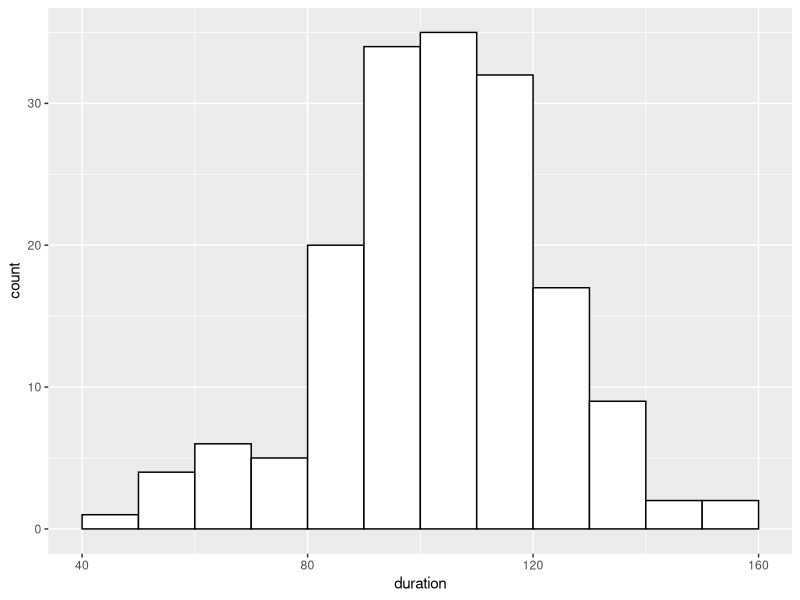
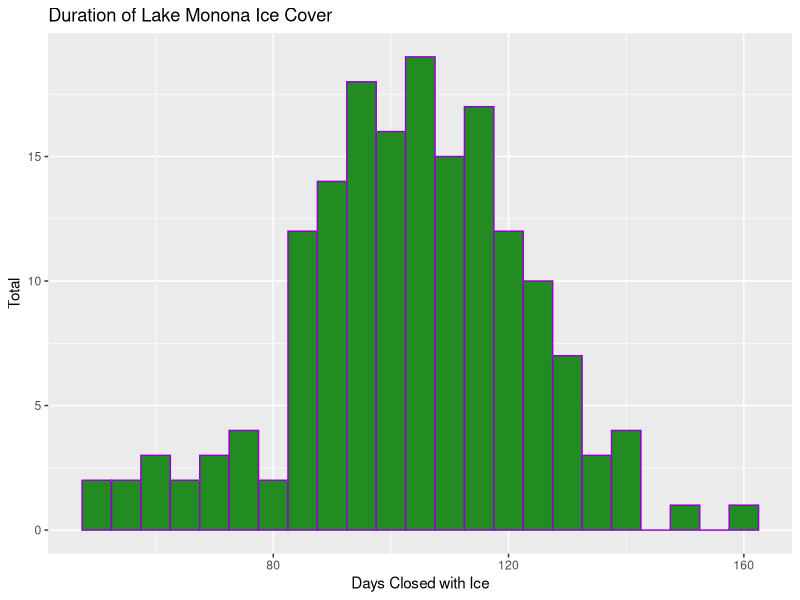
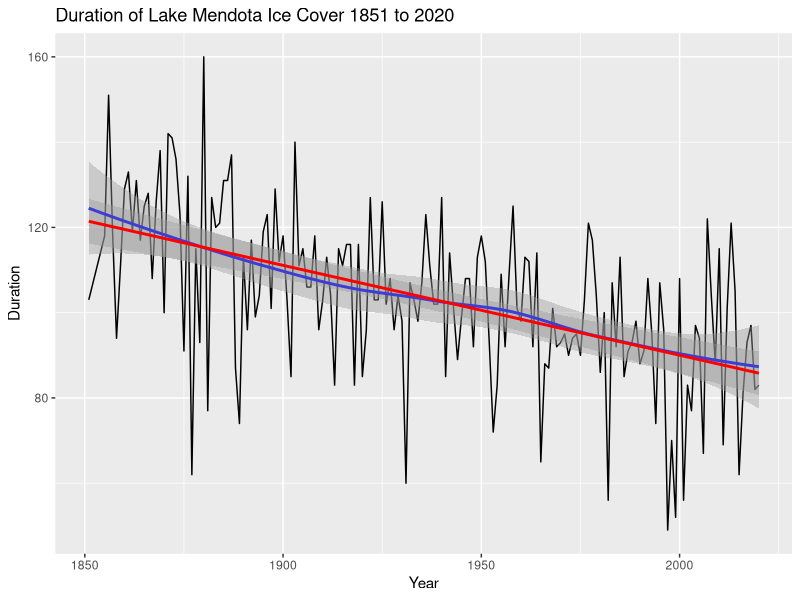
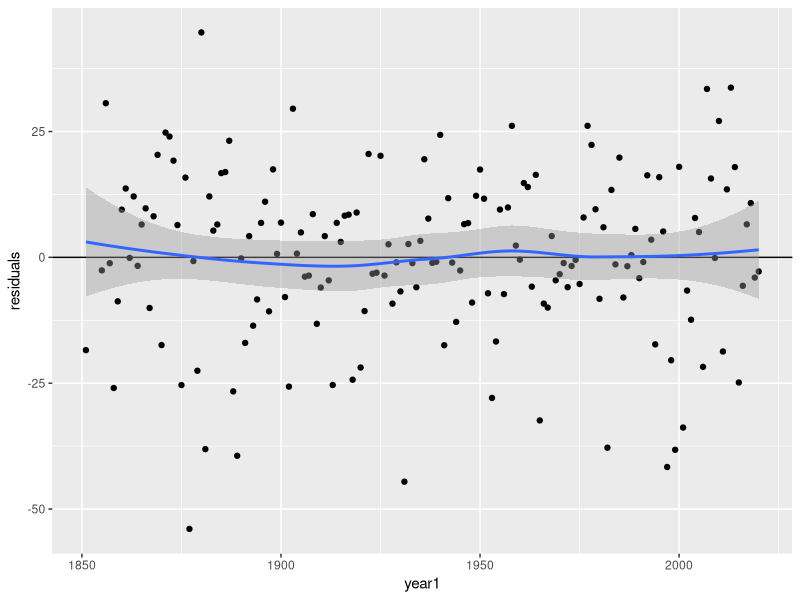
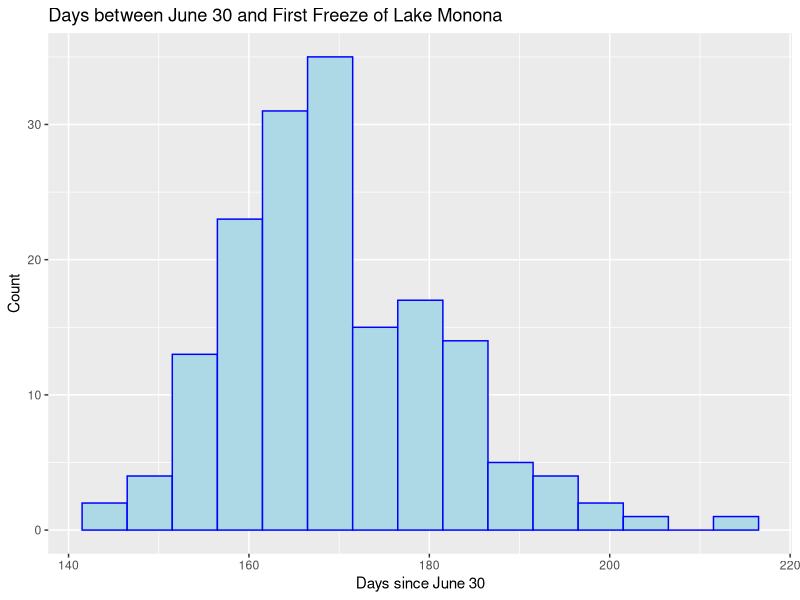
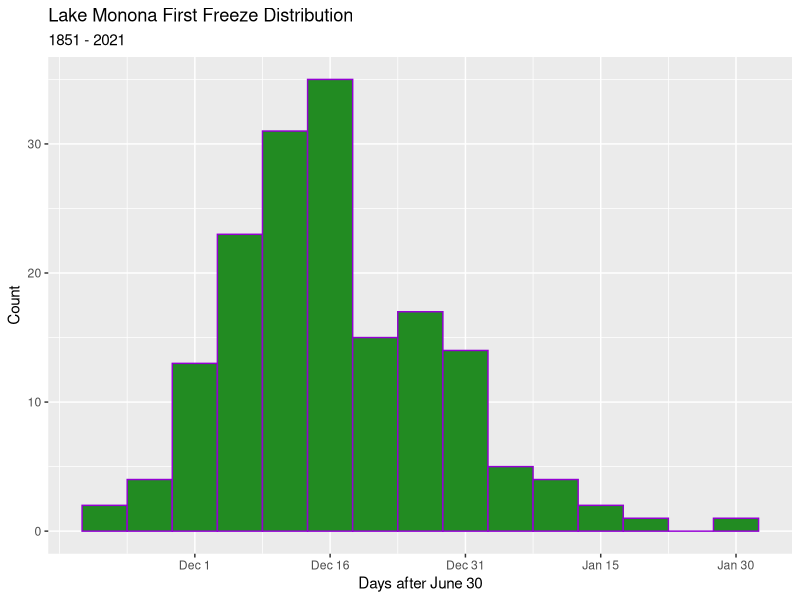
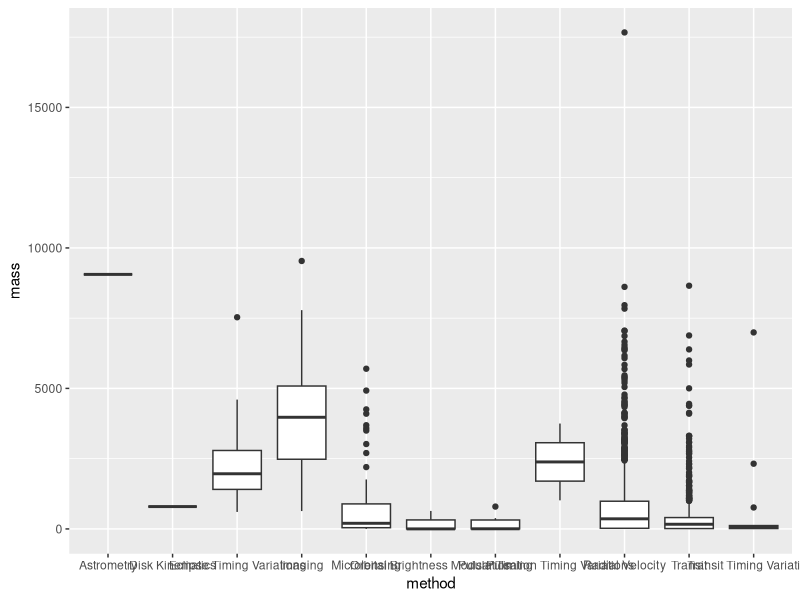
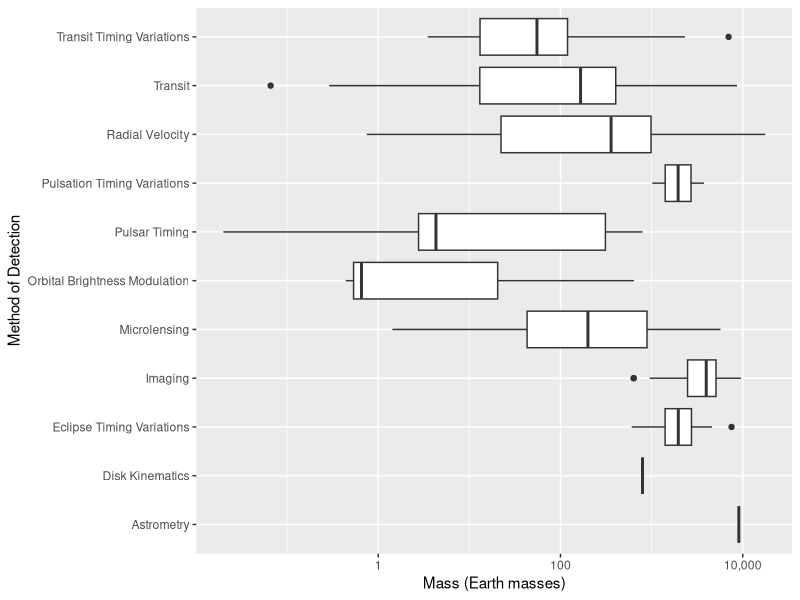

Here is the R script that generated these plots, in order:
## ---- chunk 1
knitr::opts_chunk$set(echo = TRUE, message=FALSE)
library(tidyverse)
library(lubridate)
## ---- chunk 2
## The echo = FALSE argument to this chunk
##   means that the code will not appear in the output
##   but the code will run so that the data is in the session

## Read Lake Monona data
## Remove rows with missing data
monona = read_csv("../../data/lake-monona-winters-2021.csv") %>%
  drop_na()
## ---- chunk 3
ggplot(monona, aes(x=duration)) +
  geom_histogram(boundary=0, binwidth=10, color="black", fill="white")
## ---- chunk 4
## modify this code
ggplot(monona, aes(x = duration)) +
  geom_histogram(center = 70, binwidth = 5, fill = "forestgreen", color = "darkviolet") +
  labs(title = "Duration of Lake Monona Ice Cover", x = "Days Closed with Ice", y = "Total")
## ---- chunk 5
monona %>% ggplot(aes(x = year1, y = duration)) + 
  labs(title = sprintf("Duration of Lake Mendota Ice Cover %s to %s", min(monona$year1), max(monona$year1)), x = "Year", y = "Duration") +
  geom_line() +
  geom_smooth(color = "blue") +
  geom_smooth(color = "red", method = "lm")
## ---- chunk 6
## Fit the model
fit = lm(duration ~ year1, data = monona)

## Add fitted values and residuals to the data set
monona = monona %>% 
  mutate(fitted = fitted(fit),
         residuals = residuals(fit))
## ---- chunk 7
ggplot(monona, aes(x = year1, y = residuals)) +
  geom_point() +
  geom_hline(aes(yintercept = 0)) +
  geom_smooth()
## ---- chunk 8
## add winter_day = #days of first freeze after June 30
monona = monona %>% 
  mutate(winter_day = as.numeric(
    first_freeze - ymd(str_c(year1,"-06-30"))))
## ---- chunk 9
## Make the histogram
ggplot(monona, aes(x = winter_day)) +
  labs(title = "Days between June 30 and First Freeze of Lake Monona", x = "Days since June 30", y = "Count") +
  geom_histogram(center = 154, binwidth = 5, color = "blue", fill = "lightblue")
  
## ---- chunk 10
ggplot(monona, aes(x = winter_day)) +
  geom_histogram(binwidth = 5, center = 154, color = "darkviolet", fill = "forestgreen") +
  xlab("Days after June 30") +
  ylab("Count") +
  ggtitle("Lake Monona First Freeze Distribution",
          subtitle = "1851 - 2021") +
  scale_x_continuous(breaks = c(154, 169, 184, 199, 214), labels = c("Dec 1", "Dec 16", "Dec 31", "Jan 15", "Jan 30"))
## ---- chunk 11
## Note: the file begins with 100 comment lines which we skip
exo = read_csv("../../data/exoplanets_default_2021-06-15.csv", skip = 100) %>% 
  select(pl_name, hostname, discoverymethod, pl_bmasse) %>%
  rename(planet = pl_name,
         star = hostname,
         method = discoverymethod,
         mass = pl_bmasse) %>% 
  drop_na(mass)
## ---- chunk 12
ggplot(exo, aes(x = method, y = mass)) +
  geom_boxplot()
## ---- chunk 13
## You may need to install the scales package if the next line causes an error
library(scales)

## Make the side-by-side boxplots
ggplot(exo, aes(x = method, y = mass)) +
  geom_boxplot() +
  ## (A) What does the following line do?
  scale_y_continuous(trans = "log10", label = comma) +
  xlab("Method of Detection") +
  ylab("Mass (Earth masses)") +
  ## (B) What does the following line do?
  coord_flip()
## ---- chunk 14
ggplot(exo, aes(x = mass)) + 
  geom_density(color = "red", fill = "pink")
## ---- chunk 15
ggplot(exo, aes(x = mass)) + 
  scale_x_log10() +
  geom_density(color = "red", fill = "pink")
